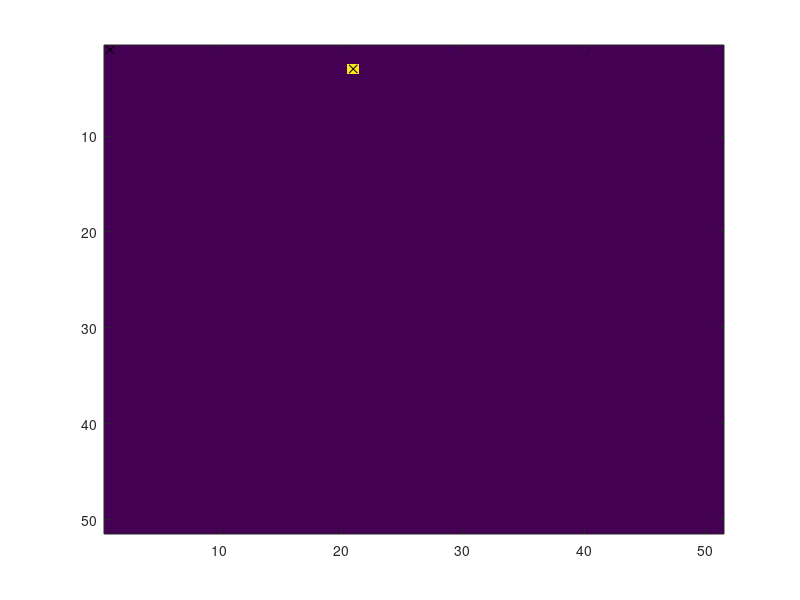

MATLAB code to generate this figure: (Note: this script raises an error after producing the figure.)
%clear

%Engbert's model from 2011 paper/ 
visualize=1;


MSTIM=[];cnt=1;
%Parameters::
L=51;
epsilon=.001;
hc=7.5;
lambda=1;
intern=100000;
%mst
runs=1;
figure;
for iternum=[ones(1,runs)*intern]
    
%iternum=1000;


%Initialize maps and variables:
H=zeros(L);%100,L,L);
startpos=[randi(L),randi(L)];
i=startpos(1);
j=startpos(2);
i0=round((L-1)/2);
j0=round((L-1)/2);
MS_t=[];
potmap=zeros(L);
for w=1:L
    for ww=1:L
        potmap(w,ww)=lambda*L*(((w-i0)/i0)^2+((ww-j0)/j0)^2);
    end
end
j_m1=0;i_m1=0;
   itrack=[];
   jtrack=[];

for iter=1:iternum

   neighbours(1,1:2)=[i+1,j];
   neighbours(2,1:2)=[i-1,j];
   neighbours(3,1:2)=[i,j+1];
   neighbours(4,1:2)=[i,j-1];
   for poi=1:4
       if neighbours(poi,1)<1 
            neighbours(poi,1)=L;
       elseif neighbours(poi,1)>L
           neighbours(poi,1)=1;
       end
       if neighbours(poi,2)<1 
            neighbours(poi,2)=L;
       elseif neighbours(poi,2)>L
           neighbours(poi,2)=1;
       end
   end
   
   neighbourvals=[H(neighbours(1,1),neighbours(1,2)),H(neighbours(2,1),neighbours(2,2)),H(neighbours(3,1),neighbours(3,2)),H(neighbours(4,1),neighbours(4,2))];
   neighbourvals=neighbourvals+[potmap(neighbours(1,1),neighbours(1,2)),potmap(neighbours(2,1),neighbours(2,2)),potmap(neighbours(3,1),neighbours(3,2)),potmap(neighbours(4,1),neighbours(4,2))];
   mino=101; %this will store the minimum 
   indexes=[]; %and it's index
   
   for q=1:4 %this loop finds minimum(s) and index(es)
       if neighbourvals(q)<mino
           mino=neighbourvals(q);
           indexes=q;
       elseif neighbourvals(q)==mino
           indexes=[indexes q];
       end
   end
   if length(indexes)>1 %if more than one, fflip a coin
       indexes=indexes(randi( length(indexes)));
   end
   
   if H(i,j)>=hc % MS triggering mechanism
       MS_t=[ MS_t iter]; %store the "time"
       %disp('MS!!')
       %Nextt lines help calcuate global min as a destination for the MS. 
       K=H+potmap;
       mino=100;
       indice=[];
       for p=1:L
           for pp=1:L
               if K(p,pp)<mino
                   mino=K(p,pp);
                   indice=[p,pp];
               end
           end
       end
       i=indice(1);
       j=indice(2);
       
       %        [minimal_value,[i,j]]=(min(k));
       %        temp=H(i,j)+1;
       %        H=H*(1-epsilon);
       %        H(i,j)=temp;
       %        imagesc(H)
       %        pause(0.01)
       %        continue;
      % keyboard
       temp=H(i,j)+1; %store new value after stepping
   H=H.^.93;%(1-epsilon*9); %update all Matrix
   H(i,j)=temp; %replace last stepped with the tmp.
   %keyboard
   else %else (no MS ) go to the local minimum we calculated.
       
       i=neighbours(indexes,1);
       j=neighbours(indexes,2);
       temp=H(i,j)+1; %store new value after stepping
   H=H*(1-epsilon); %update all Matrix
   H(i,j)=temp; %replace last stepped with the tmp.
   end
%    temp=H(i,j)+1; %store new value after stepping
%    H=H*(1-epsilon); %update all Matrix
%    H(i,j)=temp; %replace last stepped with the tmp.
   if visualize
   imagesc(H)
   hold on 
  % plot([1,j_m1],[1,i_m1],'gx')
   plot([1,j],[1,i],'kx')
  %pause(0.1);
  WaitSecs(.05);
   end
%    i_m1=i;
%    j_m1=j;
itrack=[itrack i];
jtrack=[jtrack j];

end
MSTIM{cnt}=MS_t;
%Tracks{cnt}=[itrack;jtrack]
cnt=cnt+1;
end

d=[];
for i=1:runs
    %figure
    d=[d diff(MSTIM{i})];
   % hist(diff(MSTIM{i}),100)
end
figure
hist(d,50)
